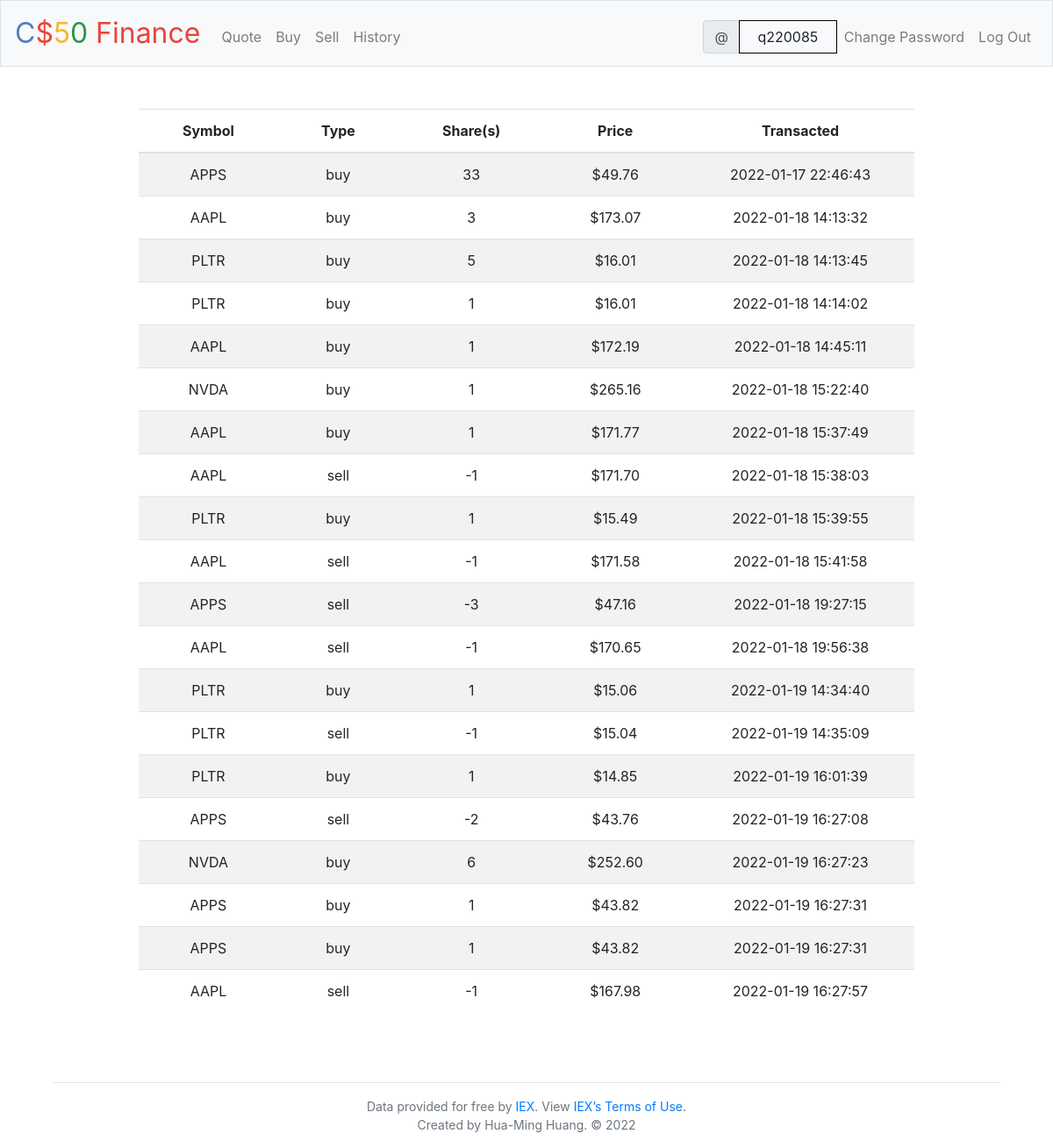
Screenshot of /history (signed in) with the database file from the repository.
### tables this page shows
CREATE TABLE transactions (
 id INTEGER PRIMARY KEY AUTOINCREMENT,
 user_id INTEGER NOT NULL,
 name TEXT NOT NULL,
 shares INTEGER NOT NULL,
 price NUMERIC NOT NULL,
 type TEXT NOT NULL,
 symbol TEXT NOT NULL,
 time TIMESTAMP DEFAULT CURRENT_TIMESTAMP,
 FOREIGN KEY(user_id) REFERENCES users(id)
);

### application.py (the view)
@app.route("/history")
@login_required
def history():
    user_id = session["user_id"]
    transactions = db.execute("SELECT type, symbol, price, shares, time FROM transactions WHERE user_id = ?", user_id)
    return render_template("history.html", transactions=transactions, usd_function=usd)

### application.py (called while the page is built)
@app.after_request
def after_request(response):
    response.headers["Cache-Control"] = "no-cache, no-store, must-revalidate"
    response.headers["Expires"] = 0
    response.headers["Pragma"] = "no-cache"
    return response

### helpers.py (called while the page is built)
def login_required(f):
    @wraps(f)
    def decorated_function(*args, **kwargs):
        if session.get("user_id") is None:
            return redirect("/login")
        return f(*args, **kwargs)
    return decorated_function

def usd(value):
    return f"${value:,.2f}"

### templates/history.html (shortened to what this page needs)
{% extends "layout.html" %}
{% block main %}
    <table class="table table-striped center-screen" style="max-width: 80%">
        <thead>
            <tr>
                <th>Symbol</th>
                <th>Type</th>
                <th>Share(s)</th>
                <th>Price</th>
                <th>Transacted</th>
            </tr>
        </thead>
        <tbody>
            {% for transaction in transactions %}
            <tr>
                <td>{{ transaction["symbol"].upper() }}</td>
                <td>{{ transaction["type"] }}</td>
                <td>{{ transaction["shares"] }}</td>
                <td>{{ usd_function(transaction["price"]) }}</td>
                <td>{{ transaction["time"] }}</td>
            </tr>
            {% endfor %}
    </table>
{% endblock %}

### static/styles.css (style rules this page uses)
table th, table td { vertical-align: middle !important; width: 1%; white-space: nowrap; }
.center-screen { align-content: center; justify-content: center; align-items: center; text-align: center; margin: 0 auto; }

### rows the page displays
transactions: price "$49.76"
transactions: price "$173.07"
transactions: price "$16.01"
transactions: price "$16.01"
transactions: price "$172.19"
transactions: price "$265.16"
transactions: price "$171.77"
transactions: price "$171.70"
transactions: price "$15.49"
transactions: price "$171.58"
transactions: price "$47.16"
transactions: price "$170.65"
transactions: price "$15.06"
transactions: price "$15.04"
transactions: price "$14.85"
transactions: price "$43.76"
transactions: price "$252.60"
transactions: price "$43.82"
transactions: price "$43.82"
transactions: price "$167.98"
